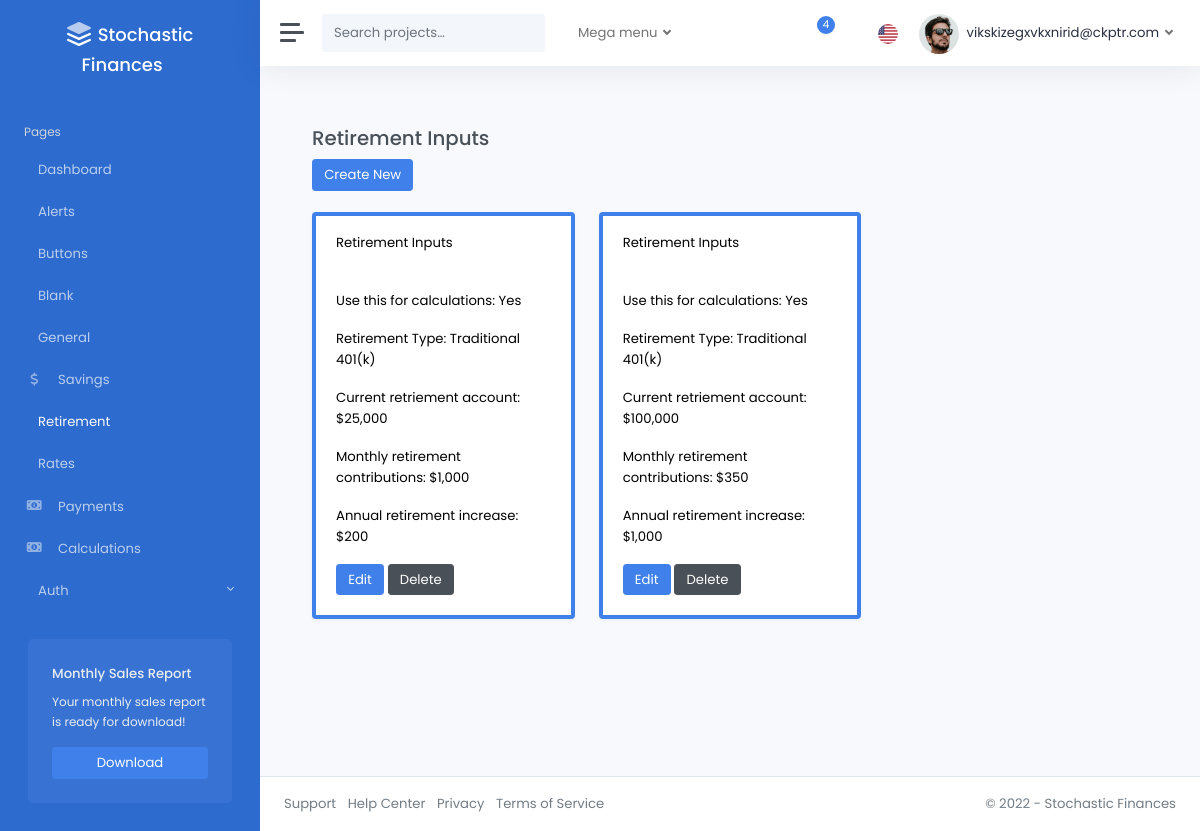
The page /retirement/ (signed in) on the database as committed earlier.
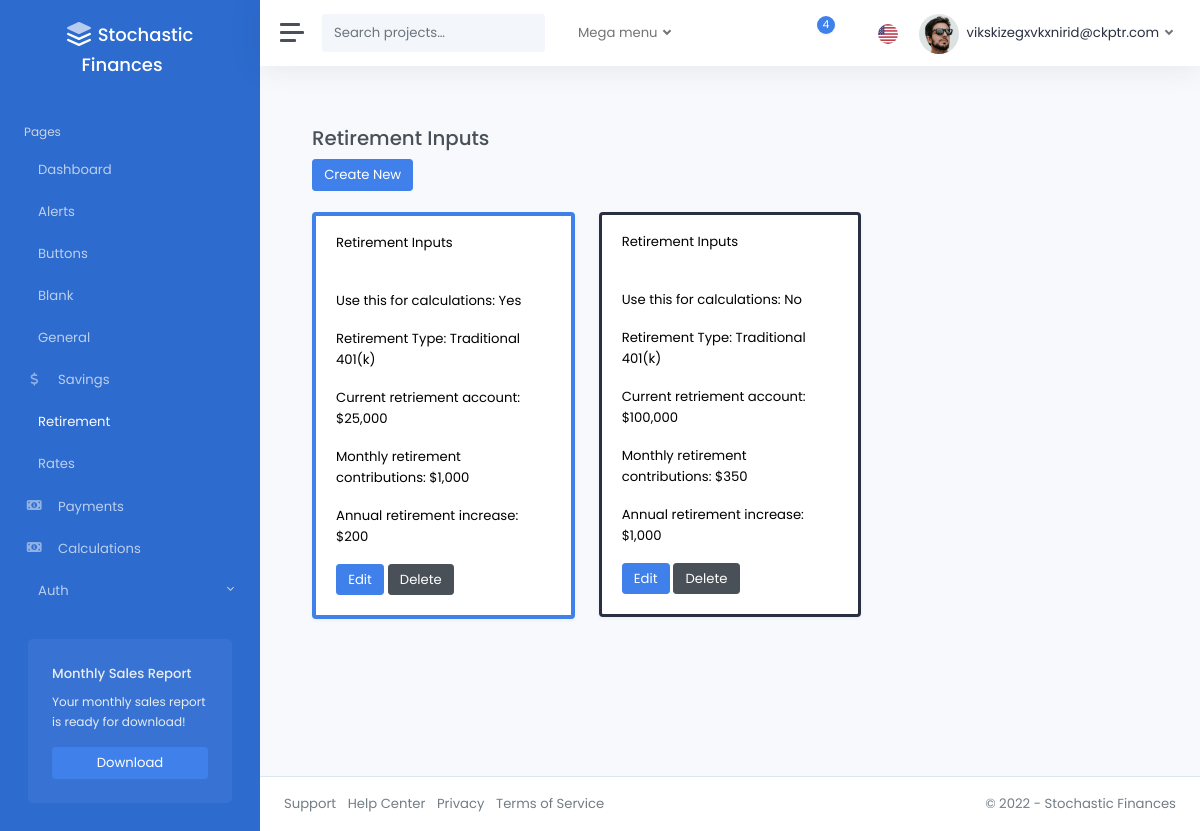
The same page on the database as committed later.
### pages/models.py (models this page shows)
class RetirementInputsModel(models.Model):
    RETIREMENT_TYPE_CHOICES = [
        ("traditional_401k", "Traditional 401(k)"),
        ("roth_401k", "Roth 401(k)"),
        ("traditional_ira", "Traditional IRA"),
        ("roth_ira", "Roth IRA"),
    ]
    is_active = models.BooleanField(default=False)
    retirement_type = models.CharField(
        max_length=20,
        choices=RETIREMENT_TYPE_CHOICES,
        default="traditional_401k",
    )
    base_retirement = models.FloatField(
        validators=[validate_base_retirement, decimal_validator]
    )
    base_retirement_per_mo = models.FloatField(
        validators=[validate_base_retirement_per_mo, decimal_validator]
    )
    base_retirement_per_yr_increase = models.FloatField(
        validators=[validate_base_retirement_per_yr_increase, decimal_validator]
    )
    created_by = models.ForeignKey(
        CustomUser,
        related_name="retirement_inputs",
        on_delete=models.CASCADE,
        null=True,
        blank=True,
    )
    modified_at = models.DateTimeField(auto_now=True)
    class Meta:
        verbose_name_plural = "Retirement_Inputs"

### pages/views.py (the view)
@login_required
def retirement_inputs_dashboard(request):
    retirement_inputs_models = RetirementInputsModel.objects.filter(
        created_by=request.user
    )
    return render(
        request,
        "pages/retirement_inputs.html",
        {"retirement_inputs": retirement_inputs_models},
    )

### templates/pages/retirement_inputs.html (shortened to what this page needs)
{% extends 'layouts/_base.html' %}
{% load static %}
{% block content %}
<div class="container">
    <br />
    <h3>Retirement Inputs</h3>
    <div>
        <a href="{% url 'retirement_inputs_create'%}" class="btn btn-primary">Create New</a>
    </div>
    <br />
    <div class="row">
        {% for item in retirement_inputs %}
            <div class="col-md-4">
                <div class="card shadow {% if item.is_active %}border-primary{% else %}border-dark{% endif %} mb-3 text-black" style="border-width: {% if item.is_active %}4px{% else %}3px{% endif %};">
                    <div class="card-header">Retirement Inputs</div>
                    <div class="card-body">
                    <p class="card-text">Use this for calculations: {{ item.is_active|yesno|title }}</p>
                    <p class="card-text">Retirement Type: {{ item.get_retirement_type_display }}</p>
                    <p class="card-text">Current retriement account: ${{ item.base_retirement|floatformat:"0g" }}</p>
                    <p class="card-text">Monthly retirement contributions: ${{ item.base_retirement_per_mo|floatformat:"0g" }}</p>
                    <p class="card-text">Annual retirement increase: ${{ item.base_retirement_per_yr_increase|floatformat:"0g" }}</p>
                    <a href="{% url 'retirement_inputs_edit' item.id %}" class="btn btn-primary">Edit</a>
                    <a href="{% url 'retirement_inputs_delete' item.id %}" class="btn btn-secondary">Delete</a>
                    </div>
                </div>
            </div>
        {% endfor %}
    </div>
</div>
{% endblock %}

Rows that differ between the two databases and show on the page:
changed RetirementInputsModel (number 2 of 2 on the later page): is_active "Yes" → "No"
